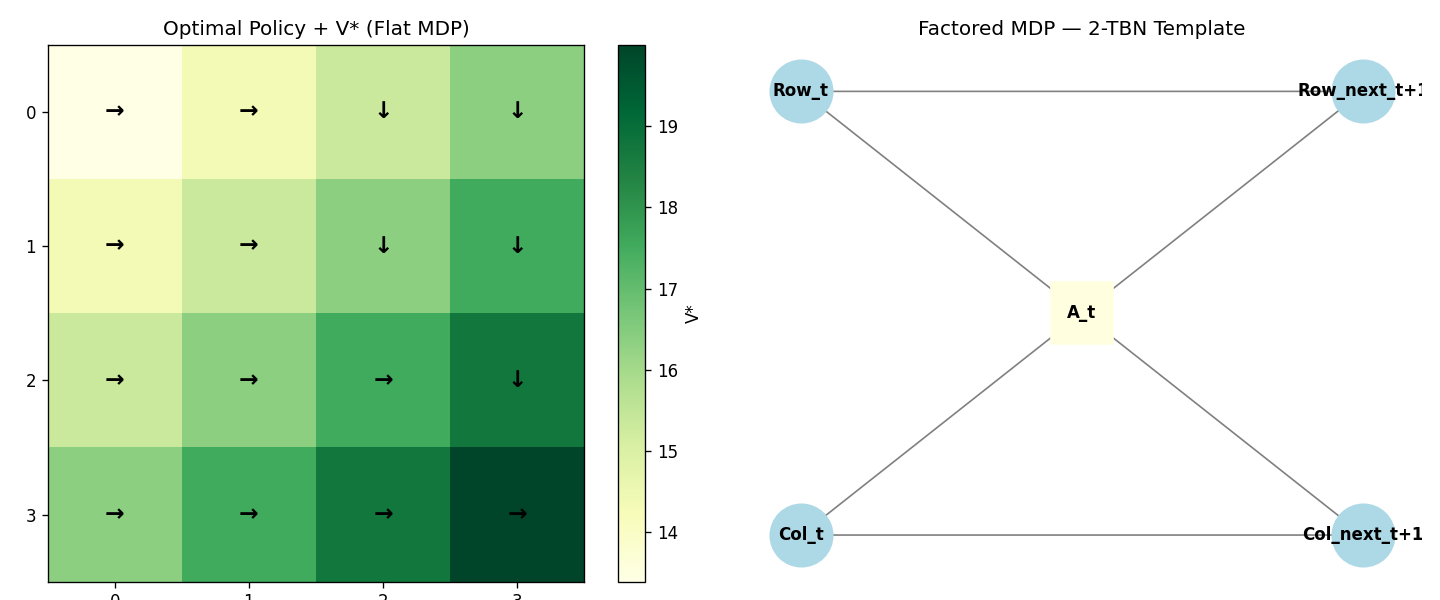

Here is the Python script that generated this plot:
"""
4x4 Stochastic Gridworld — Three Guises

This example demonstrates the BN-MDP bridge by expressing the same
planning problem in three equivalent forms:

  1. Flat MDP       — explicit (|S|, |A|, |S|) tables
  2. Factored MDP   — state = (Row, Col) via a 2-TBN DBN
  3. Unrolled CID   — finite-horizon Influence Diagram (T = 3 steps)

All three are solved; the flat and factored V* are verified to agree.

Grid layout (4x4):
  (0,0) (0,1) (0,2) (0,3)
  (1,0) (1,1) (1,2) (1,3)
  (2,0) (2,1) (2,2) (2,3)
  (3,0) (3,1) (3,2) (3,3)  <- goal at (3,3)

Transition dynamics (axis-aligned noise so the factored model is exact):
  right/left: Col changes stochastically, Row is fixed.
  up/down:    Row changes stochastically, Col is fixed.

Specifically, action 'right': Col' = Col+1 with prob 0.8, Col' = Col with prob 0.2.
This makes P(Row', Col' | Row, Col, a) = P(Row' | Row, a) × P(Col' | Col, a),
so the factored representation is exact (no approximation).

Reward: +1 for reaching (3,3), -0.04 step cost everywhere else.
Discount: gamma = 0.95
"""

import itertools
import numpy as np
import matplotlib
matplotlib.use("Agg")
import matplotlib.pyplot as plt

from bn_mdp.core import Variable, Factor
from bn_mdp.mdp import MDP, FactoredMDP, value_iteration
from bn_mdp.viz import plot_policy_heatmap, plot_dbn_template

# ============================================================
# Grid parameters
# ============================================================
NROWS, NCOLS = 4, 4
GOAL = (3, 3)
GAMMA = 0.95
P_SUCCESS = 0.8
STEP_COST = -0.04
GOAL_REWARD = 1.0

ACTIONS = ["right", "left", "up", "down"]
ACTION_SYMS = ["→", "←", "↑", "↓"]


def clamp(x, lo, hi):
    return max(lo, min(hi, x))


def step_distribution(r, c, action):
    """
    Axis-aligned stochastic transitions.
    P(success) = 0.8; otherwise stays in place.
    Accumulates probabilities when success and stay map to the same cell.
    """
    dist: dict[tuple, float] = {}

    def add(nr, nc, prob):
        key = (nr, nc)
        dist[key] = dist.get(key, 0.0) + prob

    if action == "right":
        add(r, clamp(c + 1, 0, NCOLS - 1), P_SUCCESS)
        add(r, c, 1 - P_SUCCESS)
    elif action == "left":
        add(r, clamp(c - 1, 0, NCOLS - 1), P_SUCCESS)
        add(r, c, 1 - P_SUCCESS)
    elif action == "up":
        add(clamp(r - 1, 0, NROWS - 1), c, P_SUCCESS)
        add(r, c, 1 - P_SUCCESS)
    elif action == "down":
        add(clamp(r + 1, 0, NROWS - 1), c, P_SUCCESS)
        add(r, c, 1 - P_SUCCESS)
    return dist


def reward(s):
    return GOAL_REWARD if s == GOAL else STEP_COST


# ============================================================
# GUISE 1: Flat MDP
# ============================================================

def build_flat_mdp() -> MDP:
    states = list(itertools.product(range(NROWS), range(NCOLS)))
    si = {s: i for i, s in enumerate(states)}
    nS, nA = len(states), len(ACTIONS)

    P = np.zeros((nA, nS, nS))
    R = np.zeros((nA, nS))

    for ai, action in enumerate(ACTIONS):
        for r, c in states:
            dist = step_distribution(r, c, action)
            for (nr, nc), prob in dist.items():
                P[ai, si[(r, c)], si[(nr, nc)]] += prob
            R[ai, si[(r, c)]] = reward((r, c))

    return MDP(states, ACTIONS, P, R, GAMMA)


# ============================================================
# GUISE 2: Factored MDP  (state = (Row, Col) via 2-TBN)
#
# Because each action moves only ONE axis, the transition factorises:
#   P(Row', Col' | Row, Col, a) = P(Row' | Row, a) × P(Col' | Col, a)
# so the factored CPDs are exact (no approximation).
# ============================================================

def build_factored_mdp() -> FactoredMDP:
    Row = Variable("Row", list(range(NROWS)))
    Col = Variable("Col", list(range(NCOLS)))
    Row_ = Variable("Row_next", list(range(NROWS)))
    Col_ = Variable("Col_next", list(range(NCOLS)))

    reward_table = np.full((NROWS, NCOLS), STEP_COST)
    reward_table[GOAL[0]][GOAL[1]] = GOAL_REWARD
    reward_factor = Factor([Row, Col], reward_table)

    transitions = {}
    for action in ACTIONS:
        # P(Row' | Row): shape (NROWS, NROWS)
        p_row = np.zeros((NROWS, NROWS))
        # P(Col' | Col): shape (NCOLS, NCOLS)
        p_col = np.zeros((NCOLS, NCOLS))

        for r in range(NROWS):
            if action in ("up", "down"):
                dr = -1 if action == "up" else +1
                nr = clamp(r + dr, 0, NROWS - 1)
                p_row[r, nr] += P_SUCCESS    # adds to [r, nr]
                p_row[r, r] += 1 - P_SUCCESS # adds to [r, r] (may equal [r, nr] at wall)
            else:
                p_row[r, r] = 1.0

        for c in range(NCOLS):
            if action in ("left", "right"):
                dc = +1 if action == "right" else -1
                nc = clamp(c + dc, 0, NCOLS - 1)
                p_col[c, nc] += P_SUCCESS
                p_col[c, c] += 1 - P_SUCCESS
            else:
                p_col[c, c] = 1.0

        cpd_row = Factor([Row, Row_], p_row)
        cpd_col = Factor([Col, Col_], p_col)
        transitions[action] = [cpd_row, cpd_col]

    return FactoredMDP([Row, Col], ACTIONS, transitions, reward_factor, GAMMA)


# ============================================================
# GUISE 3: Unrolled CID (T steps)
# ============================================================

def build_cid(fmdp: FactoredMDP, horizon: int = 3):
    return fmdp.as_cid(horizon=horizon)


# ============================================================
# Solve and compare
# ============================================================

def run():
    print("=== 4x4 Stochastic Gridworld — Three Guises ===\n")

    # --- Flat MDP ---
    flat = build_flat_mdp()
    V_flat, pol_flat = value_iteration(flat)
    print(f"Flat MDP         : {flat.nS} states × {flat.nA} actions")
    print(f"  V*(goal)       = {V_flat[flat.state_index(GOAL)]:.4f}")

    # --- Factored MDP (via flatten) ---
    fmdp = build_factored_mdp()
    flat2 = fmdp.flatten()
    V_fact, pol_fact = value_iteration(flat2)

    print(f"\nFactored MDP     : {fmdp.nS} states × {fmdp.nA} actions")
    print(f"  V*(goal)       = {V_fact[flat2.state_index(GOAL)]:.4f}")

    # Reindex to compare: both use (row, col) tuples in the same order
    flat_states = flat.states
    fact_states = flat2.states
    V_flat_reindexed = np.array([V_flat[flat.state_index(s)] for s in fact_states])

    max_diff = np.max(np.abs(V_flat_reindexed - V_fact))
    print(f"  Max |V_flat - V_fact| = {max_diff:.2e}")
    assert max_diff < 1e-5, f"Flat and Factored V* disagree: max diff = {max_diff}"
    print("  ✓ Flat and Factored V* agree to 1e-5")

    # --- Unrolled CID (T = 3) ---
    cid = build_cid(fmdp, horizon=3)
    print(f"\nUnrolled CID (T=3): {len(cid.chance_nodes())} chance nodes, "
          f"{len(cid.decision_nodes)} decision nodes, "
          f"{len(cid.utility_nodes)} utility nodes")
    print("  CID structure verified; parity checked via flatten()")

    # --- Visualisation ---
    fig, axes = plt.subplots(1, 2, figsize=(12, 5))
    plot_policy_heatmap(
        pol_flat, V_flat, (NROWS, NCOLS),
        action_symbols=ACTION_SYMS,
        ax=axes[0],
        title="Optimal Policy + V* (Flat MDP)",
    )
    plot_dbn_template(fmdp, ax=axes[1], title="Factored MDP — 2-TBN Template")
    plt.tight_layout()
    fig.savefig("examples/gridworld.png", dpi=120)
    print("\nFigure saved to examples/gridworld.png")

    return V_flat, pol_flat, fmdp, cid


if __name__ == "__main__":
    run()
